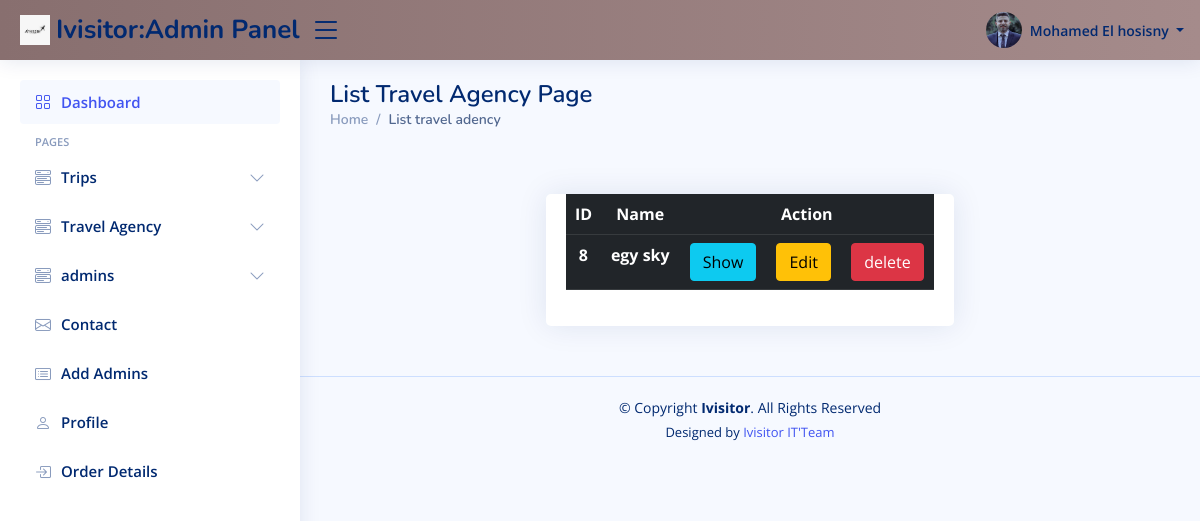
The app's page /admin/travelAgenecy/list.php (signed in), older data.
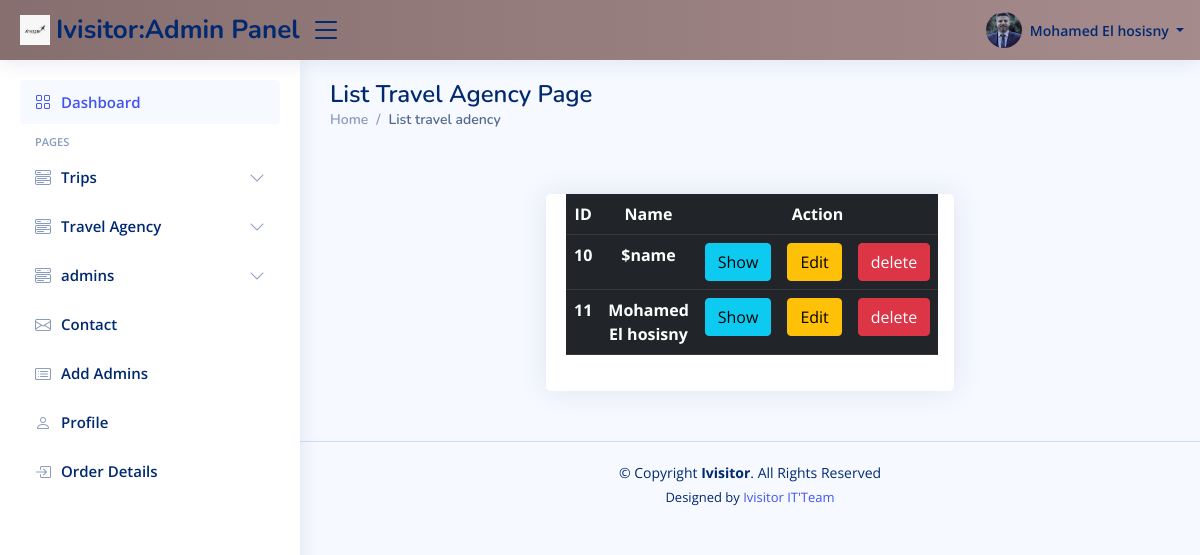
The same page, newer data.
### tables this page shows
CREATE TABLE `travel_agency` (
  `id` int(11) NOT NULL,
  `name` varchar(33) NOT NULL,
  `legel_no` int(15) NOT NULL,
  `bank_account` int(20) NOT NULL,
  `phone` varchar(22) NOT NULL,
  `addess` varchar(66) NOT NULL,
  `password` varchar(50) NOT NULL,
  `image` varchar(122) NOT NULL,
  `status` varchar(11) NOT NULL DEFAULT 'waiting'
);

### admin/travelAgenecy/list.php (the view, shortened to what this page needs)
<?php
include '../shared/head.php';
include '../shared/header.php';
include '../shared/aside.php';
include '../sharedFunc/db.php';
$select = "SELECT * FROM `travel_agency`";
$s = mysqli_query($conn, $select);
?>
<main id="main" class="main">
  <div class="pagetitle">
    <h1>List Travel Agency Page</h1>
    <nav>
      <ol class="breadcrumb">
        <li class="breadcrumb-item"><a href="index.html">Home</a></li>
        <li class="breadcrumb-item active">List travel adency</li>
      </ol>
    </nav>
  </div>
  <section class="section dashboard">
    <div class="row">
      <div class="container col-6 mt-5 text-center">
        <div class="card">
          <div class="card-body">
            <table class="table table-dark">
              <tr>
                <th>ID</th>
                <th>Name</th>
                <th colspan="3">Action</th>
              </tr>
              <?php foreach ($s as $data) { ?>
                <tr>
                  <th> <?php echo $data['id'] ?> </th>
                  <th> <?php echo $data['name'] ?> </th>
                  <th> <a class="btn btn-info" href="/ivisitor/admin/travelAgenecy/show.php?show=<?php echo $data['id'] ?>">Show </a> </th>
                  <th> <a class="btn btn-warning" href="/ivisitor/admin/travelAgenecy/add.php?edit=<?php echo $data['id'] ?>">Edit </a> </th>
                  <th> <a class="btn btn-danger" onclick="return confirm('are your Sure !')" href="/ivisitor/admin/travelAgenecy/list.php?delete=<?php echo $data['id'] ?>">delete </a> </th>
                </tr>
              <?php } ?>
            </table>
          </div>
        </div>
      </div>
    </div>
  </section>
</main>
<?php
include '../shared/footer.php';
include '../shared/script.php';
?>

Row changes from the older to the newer data that the page shows:
removed travel_agency: id "8", name "egy sky"
added travel_agency: id "10", name "$name"
added travel_agency: id "11", name "Mohamed El hosisny"
